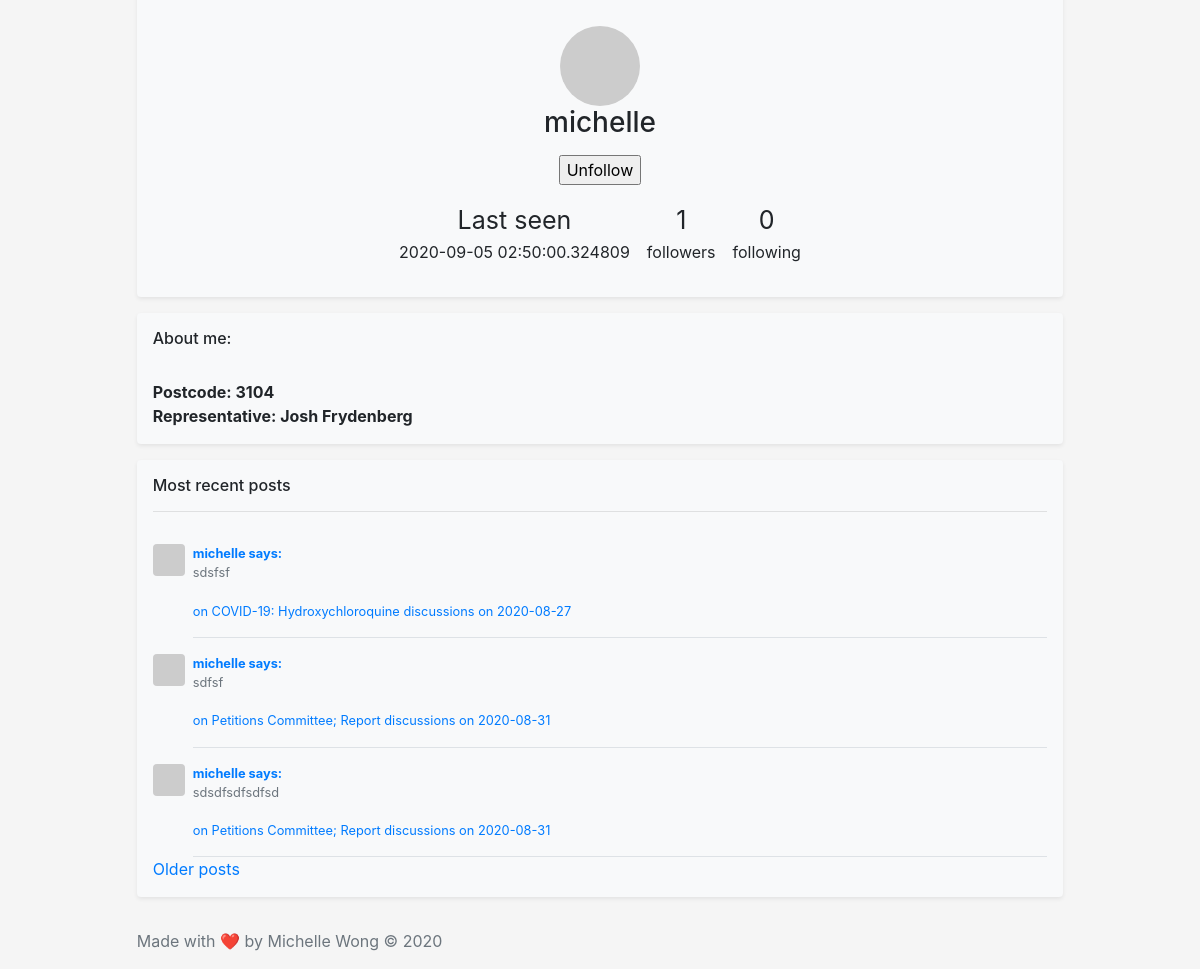
The app's page /user/michelle (signed in), older data.
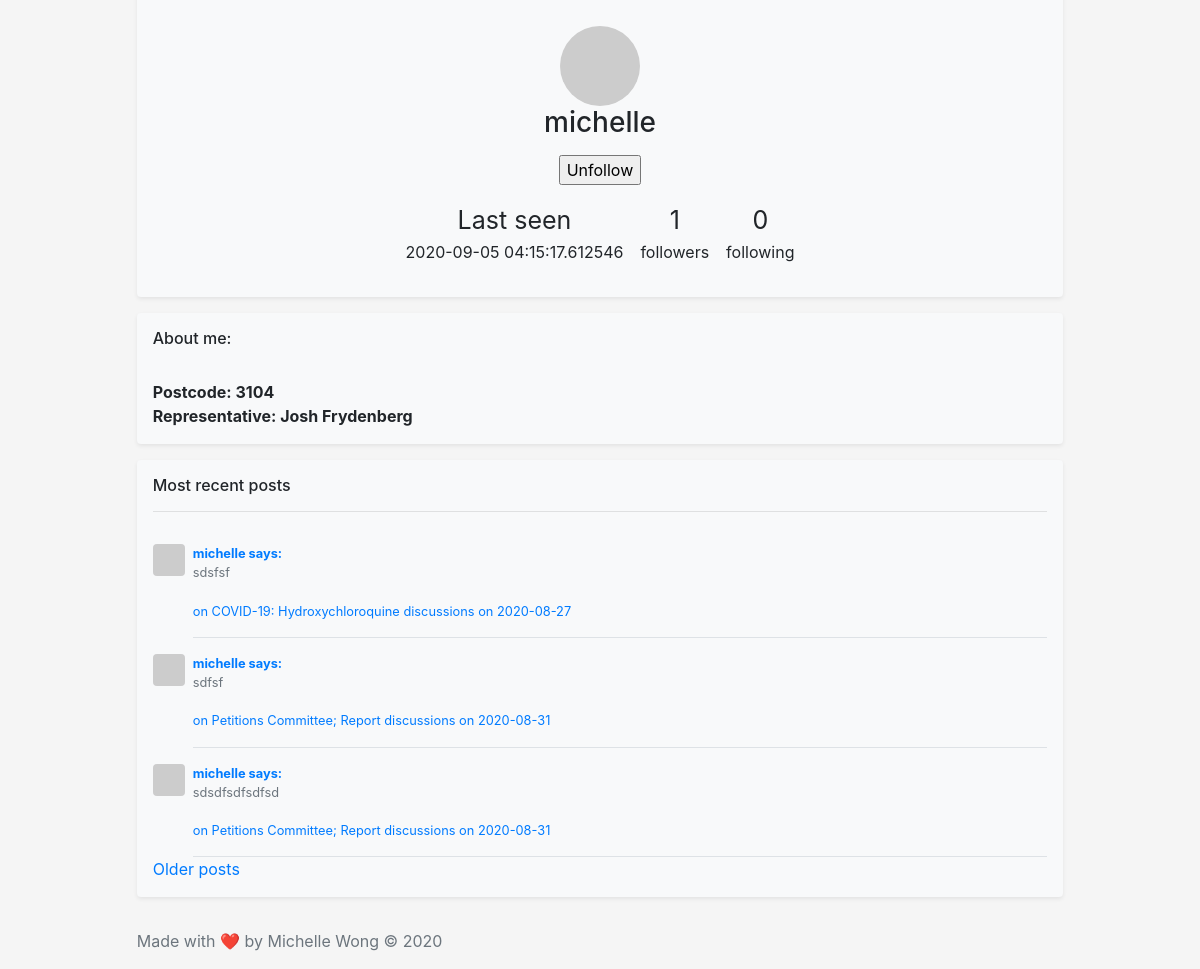
The same page, newer data.
### app/models.py (models this page shows, shortened)
class User(UserMixin, db.Model):
    id = db.Column(db.Integer, primary_key=True)
    username = db.Column(db.String(64), index=True, unique=True)
    email = db.Column(db.String(120), index=True, unique=True)
    password_hash = db.Column(db.String(128))
    posts = db.relationship('Post', backref='author', lazy='dynamic')
    about_me = db.Column(db.String(140))
    representative = db.Column(db.String(100))
    constituency = db.Column(db.String(100))
    postcode = db.Column(db.String(64))
    last_seen = db.Column(db.DateTime, default=datetime.utcnow)
    followed = db.relationship(
        'User', secondary=followers,
        primaryjoin=(followers.c.follower_id == id),
        secondaryjoin=(followers.c.followed_id == id),
        backref=db.backref('followers', lazy='dynamic'), lazy='dynamic')
    def avatar(self, size):
        digest = md5(self.email.lower().encode('utf-8')).hexdigest()
        return 'https://www.gravatar.com/avatar/{}?d=identicon&s={}'.format(
            digest, size)
    def is_following(self, user):
        return self.followed.filter(
            followers.c.followed_id == user.id).count() > 0

### app/routes.py (the view)
@app.route('/user/<username>')
@login_required
def user(username):
    user = User.query.filter_by(username=username).first_or_404()
    page = request.args.get('page', 1, type=int)
    posts = user.posts.order_by(Post.timestamp.desc()).paginate(
        page, 3, False)
    next_url = url_for('user', username=user.username, page=posts.next_num) \
        if posts.has_next else None
    prev_url = url_for('user', username=user.username, page=posts.prev_num) \
        if posts.has_prev else None
    form = EmptyForm()
    return render_template('user.html', user=user, posts=posts.items,
                           next_url=next_url, prev_url=prev_url, form=form)

### app/forms.py
class EmptyForm(FlaskForm):
    submit = SubmitField('Submit')

### app/models.py (called while the page is built)
@login.user_loader
def load_user(id):
    return User.query.get(int(id))

### app/routes.py (called while the page is built)
@app.before_request
def before_request():
    if current_user.is_authenticated:
        current_user.last_seen = datetime.utcnow()
        db.session.commit()

### app/templates/user.html (shortened to what this page needs)
{% extends "navbar.html" %}
{% block content %}
<br><br>
<div class="my-3 p-3 bg-light text-center rounded box-shadow shadow-sm">
  <br>
  <img class ="profile" src="{{ user.avatar(128) }}">
  <h3>{{ user.username }}</h3>
  {% if user == current_user %}
                <p>
                  <a class="btn btn-success" href="{{ url_for('edit_profile') }}" role="button">Edit your profile</a>
                {% else %}
                <p>
                    <form action="{{ url_for('unfollow', username=user.username) }}" method="post">
                        {{ form.submit(value='Unfollow') }}
                    </form>
                </p>
                {% endif %}
  <table>
    <tr>
      <td style="text-align:center"><span class = "bigger">{% if user.last_seen %}Last seen</span><br>{{ user.last_seen }}</p>{% endif %}</th>
      <td style="text-align:center"><p><span class = "bigger">{{ user.followers.count() }}</span><br> followers</p></th>
      <td style="text-align:center"><p><span class = "bigger">{{ user.followed.count() }}</span> <br>following</p></th>
    </tr>
  </table>
</div>
<div class="my-3 p-3 bg-light rounded box-shadow shadow-sm">
  <h6>About me: </h6>
  <br> <b>Postcode: {{user.postcode}}</b>
  <br> <b>Representative: {{user.representative}}</b>
</div>
<div class="my-3 p-3 bg-light rounded box-shadow shadow-sm">
  <h6> Most recent posts</h6>
    <hr>
    {% for post in posts %}
        {% include '_post.html' %}
    {% endfor %}
    {% if next_url %}
    <a href="{{ next_url }}">Older posts</a>
    {% endif %}
</div>
{% endblock %}

Row changes from the older to the newer data that the page shows:
changed User "michelle": last_seen "2020-09-05 02:50:00.324809" → "2020-09-05 04:15:17.612546"
